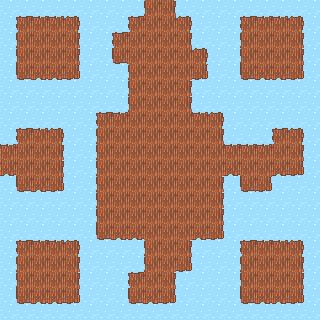

Tiled map render using the project's own tile images. Description and the whole map definition, tile-layer contents included, below:
An orthogonal 20x20 tile map with 16x16 px tiles, 2 tile layers (Walk, NotWalk) and 25 objects (14x ObjInteract, 5x Enemigo, 4x Transition, 2x Player).

<map version="1.10" tiledversion="1.10.2" orientation="orthogonal" renderorder="right-down" width="20" height="20" tilewidth="16" tileheight="16" infinite="0" nextlayerid="4" nextobjectid="26">
 <tileset firstgid="1" source="../../../tileset/Tileset completo.tsx" />
 <layer id="1" name="Walk" width="20" height="20">
  <data encoding="csv">
0,0,0,0,0,0,0,0,0,300,302,0,0,0,0,0,0,0,0,0,
0,272,273,273,274,273,273,273,272,301,301,274,273,273,273,272,273,273,274,0,
0,300,301,301,302,301,301,272,301,301,301,302,301,301,301,300,301,301,302,0,
0,300,301,301,302,301,301,328,301,301,301,301,274,301,301,300,301,301,302,0,
0,328,329,329,330,301,301,301,300,301,301,301,330,301,301,328,329,329,330,0,
0,300,301,301,301,301,301,301,300,301,301,302,301,301,301,301,301,301,302,0,
0,300,301,301,301,301,301,301,300,301,301,302,301,301,301,301,301,301,302,0,
0,300,301,301,301,301,272,273,301,301,301,301,273,274,274,301,301,301,302,0,
0,272,273,274,301,301,300,301,301,301,301,301,301,302,301,301,301,272,274,0,
273,301,301,302,301,301,300,301,301,301,301,301,301,301,273,273,273,301,302,0,
329,301,301,302,301,301,300,301,301,301,301,301,301,301,329,301,301,329,330,0,
0,328,329,330,301,301,300,301,301,301,301,301,301,302,301,328,330,301,302,0,
0,300,301,301,301,301,300,301,301,301,301,301,301,302,301,301,301,301,302,0,
0,300,301,301,301,301,300,301,301,301,301,301,301,302,301,301,301,301,302,0,
0,300,301,301,301,301,328,329,329,301,301,301,329,330,301,301,301,301,302,0,
0,272,273,273,274,301,301,301,301,300,301,302,301,301,301,272,273,273,274,0,
0,300,301,301,302,301,301,301,301,300,301,330,301,301,301,300,301,301,302,0,
0,300,301,301,302,301,301,301,272,301,302,301,301,301,301,300,301,301,302,0,
0,328,329,329,330,329,329,329,328,329,330,329,329,329,329,328,329,329,330,0,
0,0,0,0,0,0,0,0,0,0,0,0,0,0,0,0,0,0,0,0
</data>
 </layer>
 <layer id="2" name="NotWalk" width="20" height="20">
  <data encoding="csv">
387,387,387,387,387,387,387,387,387,0,0,387,387,387,387,387,387,387,387,387,
387,0,0,0,0,387,387,387,0,0,0,0,387,387,387,0,0,0,0,387,
387,0,0,0,0,387,387,0,0,0,0,0,387,387,387,0,0,0,0,387,
387,0,0,0,0,387,387,0,0,0,0,0,0,387,387,0,0,0,0,387,
387,0,0,0,0,387,387,387,0,0,0,0,0,387,387,0,0,0,0,387,
387,387,387,387,387,387,387,387,0,0,0,0,387,387,387,387,387,387,387,387,
387,387,387,387,387,387,387,387,0,0,0,0,387,387,387,387,387,387,387,387,
387,387,387,387,387,387,0,0,0,0,0,0,0,0,387,387,387,387,387,387,
387,0,0,0,387,387,0,0,0,0,0,0,0,0,387,387,387,0,0,387,
0,0,0,0,387,387,0,0,0,0,0,0,0,0,0,0,0,0,0,387,
0,0,0,0,387,387,0,0,0,0,0,0,0,0,0,0,0,0,0,387,
387,0,0,0,387,387,0,0,0,0,0,0,0,0,387,0,0,387,387,387,
387,387,387,387,387,387,0,0,0,0,0,0,0,0,387,387,387,387,387,387,
387,387,387,387,387,387,0,0,0,0,0,0,0,0,387,387,387,387,387,387,
387,387,387,387,387,387,0,0,0,0,0,0,0,0,387,387,387,387,387,387,
387,0,0,0,0,387,387,387,387,0,0,0,387,387,387,0,0,0,0,387,
387,0,0,0,0,387,387,387,387,0,0,0,387,387,387,0,0,0,0,387,
387,0,0,0,0,387,387,387,0,0,0,387,387,387,387,0,0,0,0,387,
387,0,0,0,0,387,387,387,0,0,0,387,387,387,387,0,0,0,0,387,
387,387,387,387,387,387,387,387,387,387,387,387,387,387,387,387,387,387,387,387
</data>
 </layer>
 <objectgroup id="3" name="Obj">
  <object id="1" name="Termita" type="Enemigo" x="40" y="284.667">
   <point />
  </object>
  <object id="3" name="Termita" type="Enemigo" x="280.667" y="284">
   <point />
  </object>
  <object id="4" name="Termita" type="Enemigo" x="280" y="41.3333">
   <point />
  </object>
  <object id="2" name="Termita" type="Enemigo" x="39.3333" y="42">
   <point />
  </object>
  <object id="5" name="Enganche" type="ObjInteract" x="40" y="265.333">
   <point />
  </object>
  <object id="6" name="Enganche" type="ObjInteract" x="40" y="265.333">
   <point />
  </object>
  <object id="7" name="Enganche" type="ObjInteract" x="40.6667" y="173.333">
   <point />
  </object>
  <object id="8" name="Enganche" type="ObjInteract" x="153.333" y="298.667">
   <point />
  </object>
  <object id="11" name="Enganche" type="ObjInteract" x="55.3333" y="298.667">
   <point />
  </object>
  <object id="9" name="Enganche" type="ObjInteract" x="168" y="267.333">
   <point />
  </object>
  <object id="10" name="Enganche" type="ObjInteract" x="263.333" y="265.333">
   <point />
  </object>
  <object id="12" name="Enganche" type="ObjInteract" x="263.333" y="170">
   <point />
  </object>
  <object id="13" name="Enganche" type="ObjInteract" x="294" y="154.667">
   <point />
  </object>
  <object id="14" name="Enganche" type="ObjInteract" x="298" y="57.3333">
   <point />
  </object>
  <object id="15" name="Enganche" type="ObjInteract" x="264.667" y="56">
   <point />
  </object>
  <object id="16" name="Enganche" type="ObjInteract" x="180.667" y="58.6667">
   <point />
  </object>
  <object id="17" name="Enganche" type="ObjInteract" x="132.667" y="44">
   <point />
  </object>
  <object id="18" name="Enganche" type="ObjInteract" x="57.3333" y="43.3333">
   <point />
  </object>
  <object id="19" name="Snake" type="Enemigo" x="152" y="170">
   <point />
  </object>
  <object id="20" name="FlonkE" type="Player" x="23.3333" y="156">
   <point />
  </object>
  <object id="22" name="FlonkN" type="Player" x="153.333" y="25.3333">
   <point />
  </object>
  <object id="21" name="TransitionE" type="Transition" x="7.33333" y="171.333">
   <properties>
    <property name="nextMap" value="resources/maps/niveles/nivel02/dentro/mapaN2_08_dentro.tmx" />
   </properties>
   <point />
  </object>
  <object id="24" name="TransitionE" type="Transition" x="8.66667" y="157.334">
   <properties>
    <property name="nextMap" value="resources/maps/niveles/nivel02/dentro/mapaN2_08_dentro.tmx" />
   </properties>
   <point />
  </object>
  <object id="23" name="TransitionN" type="Transition" x="166" y="12">
   <properties>
    <property name="nextMap" value="resources/maps/niveles/nivel02/dentro/mapaN2_13_dentro.tmx" />
   </properties>
   <point />
  </object>
  <object id="25" name="TransitionN" type="Transition" x="152.667" y="7.33333">
   <properties>
    <property name="nextMap" value="resources/maps/niveles/nivel02/dentro/mapaN2_13_dentro.tmx" />
   </properties>
   <point />
  </object>
 </objectgroup>
</map>
